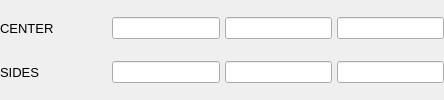
	<widget class="QWidget" name="panelBBox">
	  <property name="sizePolicy">
	    <sizepolicy hsizetype="Expanding" vsizetype="Fixed">
	      <horstretch>0</horstretch>
	      <verstretch>0</verstretch>
	    </sizepolicy>
	  </property>
	  <property name="visible">
	    <bool>false</bool>
	  </property>

	  <layout class="QGridLayout" name="panelBBoxGridLayout">
	    <property name="leftMargin">
	      <number>0</number>
	    </property>
	    <property name="topMargin">
	      <number>0</number>
	    </property>
	    <property name="rightMargin">
	      <number>0</number>
	    </property>
	    <property name="bottomMargin">
	      <number>0</number>
	    </property>
	    <property name="spacing">
	      <number>5</number>
	    </property>

	    <item row="0" column="0">
	      <widget class="QLabel" name="labelBBoxCenter">
		<property name="sizePolicy">
		  <sizepolicy hsizetype="Expanding" vsizetype="Fixed">
		    <horstretch>1</horstretch>
		    <verstretch>0</verstretch>
		  </sizepolicy>
		</property>
		<property name="minimumSize">
		  <size>
		    <width>50</width>
		    <height>22</height>
		  </size>
		</property>
		<property name="maximumSize">
		  <size>
		    <width>10000</width>
		    <height>22</height>
		  </size>
		</property>
		<property name="margin">
		  <number>5</number>
		</property>
		<property name="alignment">
		  <set>Qt::AlignLeft|Qt::AlignVCenter</set>
		</property>
		<property name="text">
		  <string>CENTER</string>
		</property>
		<property name="font">
		  <font>
		    <pointsize>10</pointsize>
		  </font>
		</property>
	      </widget>
	    </item>

	    <item row="0" column="1">
	      <widget class="QLineEdit" name="editBBoxCenterX">
		<property name="sizePolicy">
		  <sizepolicy hsizetype="Expanding" vsizetype="Fixed">
		    <horstretch>1</horstretch>
		    <verstretch>0</verstretch>
		  </sizepolicy>
		</property>
		<property name="minimumSize">
		  <size>
		    <width>50</width>
		    <height>22</height>
		  </size>
		</property>
		<property name="maximumSize">
		  <size>
		    <width>10000</width>
		    <height>22</height>
		  </size>
		</property>
		<property name="text">
		  <string/>
		</property>
		<property name="readOnly">
		  <bool>false</bool>
		</property>
		<property name="font">
		  <font>
		    <pointsize>10</pointsize>
		  </font>
		</property>
	      </widget>
	    </item>

	    <item row="0" column="2">
	      <widget class="QLineEdit" name="editBBoxCenterY">
		<property name="sizePolicy">
		  <sizepolicy hsizetype="Expanding" vsizetype="Fixed">
		    <horstretch>1</horstretch>
		    <verstretch>0</verstretch>
		  </sizepolicy>
		</property>
		<property name="minimumSize">
		  <size>
		    <width>50</width>
		    <height>22</height>
		  </size>
		</property>
		<property name="maximumSize">
		  <size>
		    <width>10000</width>
		    <height>22</height>
		  </size>
		</property>
		<property name="text">
		  <string/>
		</property>
		<property name="readOnly">
		  <bool>false</bool>
		</property>
		<property name="font">
		  <font>
		    <pointsize>10</pointsize>
		  </font>
		</property>
	      </widget>
	    </item>

	    <item row="0" column="3">
	      <widget class="QLineEdit" name="editBBoxCenterZ">
		<property name="sizePolicy">
		  <sizepolicy hsizetype="Expanding" vsizetype="Fixed">
		    <horstretch>1</horstretch>
		    <verstretch>0</verstretch>
		  </sizepolicy>
		</property>
		<property name="minimumSize">
		  <size>
		    <width>50</width>
		    <height>22</height>
		  </size>
		</property>
		<property name="maximumSize">
		  <size>
		    <width>10000</width>
		    <height>22</height>
		  </size>
		</property>
		<property name="text">
		  <string/>
		</property>
		<property name="readOnly">
		  <bool>false</bool>
		</property>
		<property name="font">
		  <font>
		    <pointsize>10</pointsize>
		  </font>
		</property>
	      </widget>
	    </item>

	    <item row="1" column="0">
	      <widget class="QLabel" name="labelBBoxSides">
		<property name="sizePolicy">
		  <sizepolicy hsizetype="Expanding" vsizetype="Fixed">
		    <horstretch>1</horstretch>
		    <verstretch>0</verstretch>
		  </sizepolicy>
		</property>
		<property name="minimumSize">
		  <size>
		    <width>50</width>
		    <height>22</height>
		  </size>
		</property>
		<property name="maximumSize">
		  <size>
		    <width>10000</width>
		    <height>22</height>
		  </size>
		</property>
		<property name="margin">
		  <number>5</number>
		</property>
		<property name="alignment">
		  <set>Qt::AlignLeft|Qt::AlignVCenter</set>
		</property>
		<property name="text">
		  <string>SIDES</string>
		</property>
		<property name="font">
		  <font>
		    <pointsize>10</pointsize>
		  </font>
		</property>
	      </widget>
	    </item>

	    <item row="1" column="1">
	      <widget class="QLineEdit" name="editBBoxSideX">
		<property name="sizePolicy">
		  <sizepolicy hsizetype="Expanding" vsizetype="Fixed">
		    <horstretch>1</horstretch>
		    <verstretch>0</verstretch>
		  </sizepolicy>
		</property>
		<property name="minimumSize">
		  <size>
		    <width>50</width>
		    <height>22</height>
		  </size>
		</property>
		<property name="maximumSize">
		  <size>
		    <width>10000</width>
		    <height>22</height>
		  </size>
		</property>
		<property name="text">
		  <string/>
		</property>
		<property name="readOnly">
		  <bool>false</bool>
		</property>
		<property name="font">
		  <font>
		    <pointsize>10</pointsize>
		  </font>
		</property>
	      </widget>
	    </item>

	    <item row="1" column="2">
	      <widget class="QLineEdit" name="editBBoxSideY">
		<property name="sizePolicy">
		  <sizepolicy hsizetype="Expanding" vsizetype="Fixed">
		    <horstretch>1</horstretch>
		    <verstretch>0</verstretch>
		  </sizepolicy>
		</property>
		<property name="minimumSize">
		  <size>
		    <width>50</width>
		    <height>22</height>
		  </size>
		</property>
		<property name="maximumSize">
		  <size>
		    <width>10000</width>
		    <height>22</height>
		  </size>
		</property>
		<property name="text">
		  <string/>
		</property>
		<property name="readOnly">
		  <bool>false</bool>
		</property>
		<property name="font">
		  <font>
		    <pointsize>10</pointsize>
		  </font>
		</property>
	      </widget>
	    </item>

	    <item row="1" column="3">
	      <widget class="QLineEdit" name="editBBoxSideZ">
		<property name="sizePolicy">
		  <sizepolicy hsizetype="Expanding" vsizetype="Fixed">
		    <horstretch>1</horstretch>
		    <verstretch>0</verstretch>
		  </sizepolicy>
		</property>
		<property name="minimumSize">
		  <size>
		    <width>50</width>
		    <height>22</height>
		  </size>
		</property>
		<property name="maximumSize">
		  <size>
		    <width>10000</width>
		    <height>22</height>
		  </size>
		</property>
		<property name="text">
		  <string/>
		</property>
		<property name="readOnly">
		  <bool>false</bool>
		</property>
		<property name="font">
		  <font>
		    <pointsize>10</pointsize>
		  </font>
		</property>
	      </widget>
	    </item>

	  </layout> <!-- "panelBBoxGridLayout" -->
	</widget>
